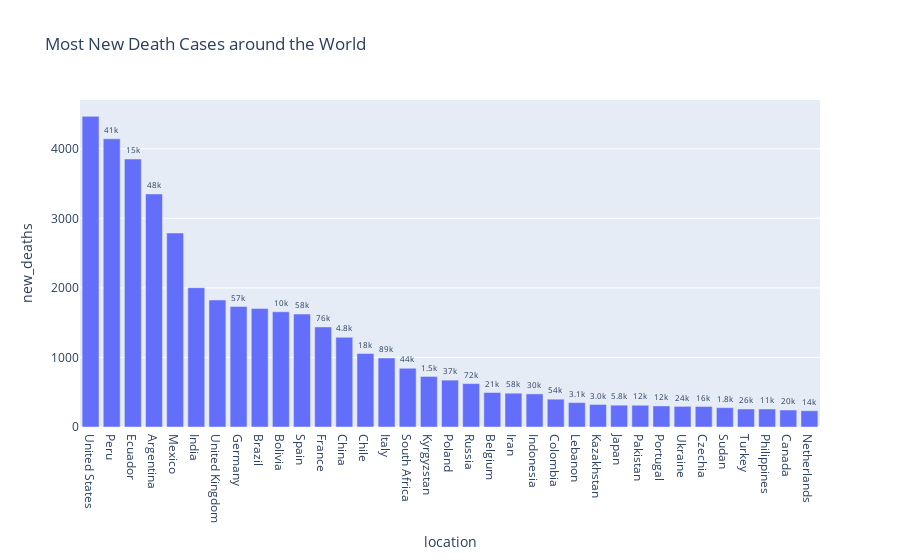

The code cell stored with this chart in its notebook:
### Code cell
fig = px.bar(sorted_data_death, x="location", y="new_deaths", 
             text='total_deaths', title = 'Most New Death Cases around the World')

fig.update_traces(texttemplate='%{text:.2s}', textposition='outside')

fig.update_layout(uniformtext_minsize=8, uniformtext_mode='hide')

fig.show()

### Figure 1 — Plotly figure (JSON) as saved in the notebook; plotly's stock layout.template omitted (floating-point values rounded to 4 significant figures)
{"data": [{"alignmentgroup": "True", "hovertemplate": "location=%{x}<br>new_deaths=%{y}<br>total_deaths=%{text}<extra></extra>", "legendgroup": "", "marker": {"color": "#636efa"}, "name": "", "offsetgroup": "", "orientation": "v", "showlegend": false, "text": [441324, 41026, 14859, 47974, 158536, 154392, 106367, 57163, 224504, 10379, 58319, 76201, 4817, 18452, 88516, 44164, 1498, 37180, 72029, 21092, 57959, 29998, 53983, 3082, 3046, 5753, 11683, 12482, 23860, 16308, 1807, 25993, 10749, 20005, 14108], "textposition": "outside", "texttemplate": "%{text:.2s}", "type": "bar", "x": ["United States", "Peru", "Ecuador", "Argentina", "Mexico", "India", "United Kingdom", "Germany", "Brazil", "Bolivia", "Spain", "France", "China", "Chile", "Italy", "South Africa", "Kyrgyzstan", "Poland", "Russia", "Belgium", "Iran", "Indonesia", "Colombia", "Lebanon", "Kazakhstan", "Japan", "Pakistan", "Portugal", "Ukraine", "Czechia", "Sudan", "Turkey", "Philippines", "Canada", "Netherlands"], "xaxis": "x", "y": [4466, 4143, 3852, 3351, 2789, 2003, 1826, 1734, 1703, 1656, 1623, 1438, 1290, 1057, 993, 844, 727, 674, 624, 496, 486, 476, 400, 351, 324, 314, 313, 303, 297, 295, 278, 259, 259, 244, 234], "yaxis": "y"}], "layout": {"barmode": "relative", "legend": {"tracegroupgap": 0}, "title": {"text": "Most New Death Cases around the World"}, "uniformtext": {"minsize": 8, "mode": "hide"}, "xaxis": {"anchor": "y", "domain": [0, 1], "title": {"text": "location"}}, "yaxis": {"anchor": "x", "domain": [0, 1], "title": {"text": "new_deaths"}}}}
